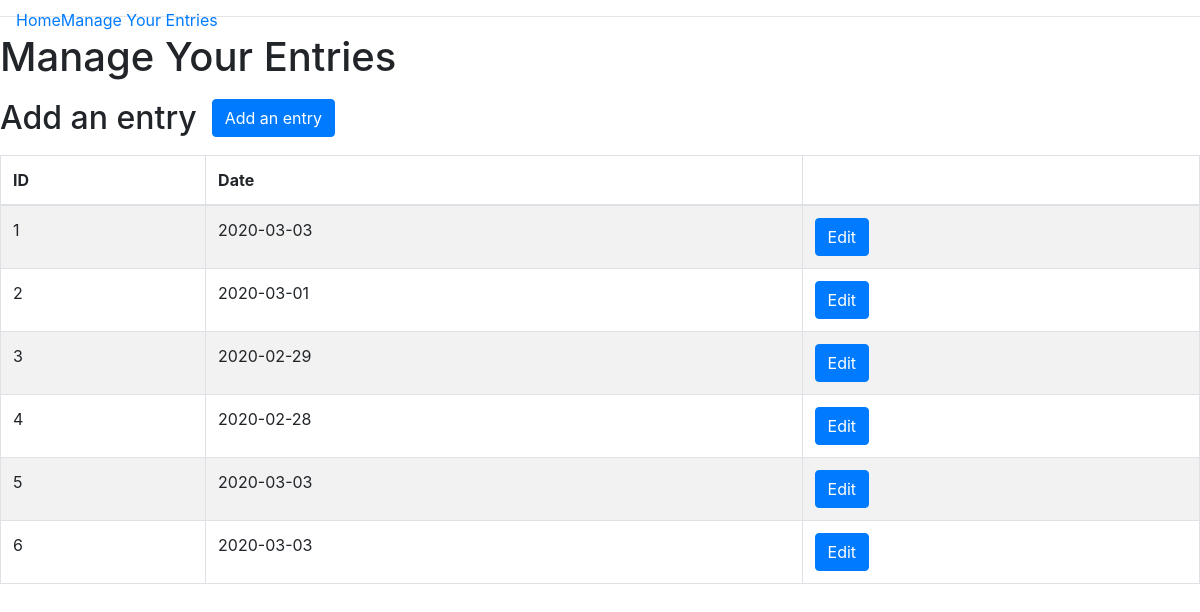
/manage, run on the app's committed database.
### app/models.py (models this page shows, shortened)
class JournalEntry(db.Model):
    id = db.Column(db.Integer, primary_key=True)
    date = db.Column(db.Date, default=datetime.datetime.now())
    steps = db.Column(db.Integer)
    description = db.Column(db.Text())
    user_id = db.Column(db.Integer, db.ForeignKey('user.id'))

### app/routes.py (the view)
@app.route('/manage')
def manage_entries():
    entries = JournalEntry.query.all()
    return render_template('manage.html', title="Manage Your Entries", entries=entries)

### app/templates/manage.html (shortened to what this page needs)
{% extends "base.html" %} {% block content %}
<div class='container-fluid'>
    <div class="row">
        <h1>{{title}}</h1>
    </div>
    <div class="row">
        <h2>Add an entry</h2>
        <div class="col-sm-3 add-form">
            <button type="button" class="btn btn-primary" data-toggle="modal" data-target="#myAddModal">Add an entry
            </button>
        </div>
    </div>
    <div class="row">
        <table class="table table-striped table-bordered">
            <thead>
                <th>ID</th>
                <th>Date</th>
                <th></th>
            </thead>
            <tbody>
                {% for entry in entries%}
                <tr>
                    <td>{{entry.id}}</td>
                    <td>{{entry.date}}</td>
                    <td>
                        <button type="button" class="btn btn-primary" data-toggle="modal" data-target="#myEditModal{{entry.id}}">Edit
                                </button>
                    </td>
                </tr>
                {% endfor %}
            </tbody>
        </table>
    </div>
</div>
{% endblock %}

### app/templates/base.html (shortened to what this page needs)
<!DOCTYPE html>
<html lang="en">
<head>
    <link rel="stylesheet" href="../static/css/styles.css">
    <link rel="stylesheet" href="https://stackpath.bootstrapcdn.com/bootstrap/4.4.1/css/bootstrap.min.css">
</head>
<body>
    <div class="header">
        <nav class="navbar fixed-top navbar-expand-sm">
            <div class="collapse navbar-collapse" id="navbarMenu">
                <ul class="navbar-nav">
                    <li><a href="/">Home</a></li>
                    <li><a href="/manage">Manage Your Entries</a></li>
                </ul>
            </div>
        </nav>
    </div>
    <hr> {% block content %}{% endblock %}
</body>
</html>

### app/static/css/styles.css (style rules this page uses)
.row { margin: 10px }

### data on the page
JournalEntry: id "1", date "2020-03-03"
JournalEntry: id "2", date "2020-03-01"
JournalEntry: id "3", date "2020-02-29"
JournalEntry: id "4", date "2020-02-28"
JournalEntry: id "5", date "2020-03-03"
JournalEntry: id "6", date "2020-03-03"

### other printed values
{{ title }} "Manage Your Entries"
